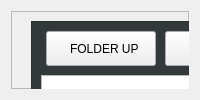
        <widget class="QWidget" name="tab">
         <attribute name="title">
          <string>- FILE -</string>
         </attribute>
         <layout class="QHBoxLayout" name="horizontalLayout_139">
          <item>
           <widget class="QFrame" name="frame_4">
            <property name="frameShape">
             <enum>QFrame::StyledPanel</enum>
            </property>
            <property name="frameShadow">
             <enum>QFrame::Raised</enum>
            </property>
            <property name="lineWidth">
             <number>0</number>
            </property>
            <widget class="QFrame" name="frame_35">
             <property name="geometry">
              <rect>
               <x>20</x>
               <y>10</y>
               <width>420</width>
               <height>501</height>
              </rect>
             </property>
             <property name="sizePolicy">
              <sizepolicy hsizetype="Fixed" vsizetype="Preferred">
               <horstretch>0</horstretch>
               <verstretch>0</verstretch>
              </sizepolicy>
             </property>
             <property name="minimumSize">
              <size>
               <width>420</width>
               <height>0</height>
              </size>
             </property>
             <property name="maximumSize">
              <size>
               <width>420</width>
               <height>16777215</height>
              </size>
             </property>
             <property name="styleSheet">
              <string notr="true">.QFrame{
    background-color: rgb(51, 57, 59);
}</string>
             </property>
             <property name="frameShape">
              <enum>QFrame::StyledPanel</enum>
             </property>
             <property name="frameShadow">
              <enum>QFrame::Raised</enum>
             </property>
             <layout class="QVBoxLayout" name="verticalLayout_37">
              <property name="spacing">
               <number>9</number>
              </property>
              <item>
               <layout class="QHBoxLayout" name="horizontalLayout_124">
                <property name="leftMargin">
                 <number>5</number>
                </property>
                <property name="rightMargin">
                 <number>5</number>
                </property>
                <item>
                 <widget class="QPushButton" name="device_folder_up_button">
                  <property name="sizePolicy">
                   <sizepolicy hsizetype="Fixed" vsizetype="Fixed">
                    <horstretch>0</horstretch>
                    <verstretch>0</verstretch>
                   </sizepolicy>
                  </property>
                  <property name="minimumSize">
                   <size>
                    <width>110</width>
                    <height>35</height>
                   </size>
                  </property>
                  <property name="maximumSize">
                   <size>
                    <width>110</width>
                    <height>35</height>
                   </size>
                  </property>
                  <property name="focusPolicy">
                   <enum>Qt::NoFocus</enum>
                  </property>
                  <property name="styleSheet">
                   <string notr="true">QPushButton {
   	font: 14pt &quot;Bebas Kai&quot;;
}</string>
                  </property>
                  <property name="text">
                   <string>  FOLDER UP</string>
                  </property>
                  <property name="icon">
                   <iconset resource="../../../probe_basic/src/probe_basic/probe_basic.qrc">
                    <normaloff>:/images/folder_up.png</normaloff>:/images/folder_up.png</iconset>
                  </property>
                  <property name="iconSize">
                   <size>
                    <width>30</width>
                    <height>17</height>
                   </size>
                  </property>
                 </widget>
                </item>
                <item>
                 <widget class="RemovableDeviceComboBox" name="removabledevicecombobox">
                  <property name="sizePolicy">
                   <sizepolicy hsizetype="Preferred" vsizetype="Fixed">
                    <horstretch>1</horstretch>
                    <verstretch>0</verstretch>
                   </sizepolicy>
                  </property>
                  <property name="minimumSize">
                   <size>
                    <width>0</width>
                    <height>35</height>
                   </size>
                  </property>
                  <property name="maximumSize">
                   <size>
                    <width>16777215</width>
                    <height>35</height>
                   </size>
                  </property>
                  <property name="focusPolicy">
                   <enum>Qt::NoFocus</enum>
                  </property>
                  <property name="styleSheet">
                   <string notr="true">font: 12pt &quot;Bebas Kai&quot;;</string>
                  </property>
                 </widget>
                </item>
                <item>
                 <widget class="QPushButton" name="device_eject_usb_button">
                  <property name="sizePolicy">
                   <sizepolicy hsizetype="Fixed" vsizetype="Fixed">
                    <horstretch>0</horstretch>
                    <verstretch>0</verstretch>
                   </sizepolicy>
                  </property>
                  <property name="minimumSize">
                   <size>
                    <width>100</width>
                    <height>35</height>
                   </size>
                  </property>
                  <property name="maximumSize">
                   <size>
                    <width>100</width>
                    <height>35</height>
                   </size>
                  </property>
                  <property name="focusPolicy">
                   <enum>Qt::NoFocus</enum>
                  </property>
                  <property name="styleSheet">
                   <string notr="true">QPushButton {
   	font: 14pt &quot;Bebas Kai&quot;;
}</string>
                  </property>
                  <property name="text">
                   <string>EJECT USB</string>
                  </property>
                 </widget>
                </item>
               </layout>
              </item>
              <item>
               <layout class="QHBoxLayout" name="horizontalLayout_125">
                <item>
                 <widget class="FileSystemTable" name="filesystemtable_2">
                  <property name="sizePolicy">
                   <sizepolicy hsizetype="Expanding" vsizetype="Expanding">
                    <horstretch>0</horstretch>
                    <verstretch>0</verstretch>
                   </sizepolicy>
                  </property>
                  <property name="focusPolicy">
                   <enum>Qt::NoFocus</enum>
                  </property>
                  <property name="styleSheet">
                   <string notr="true">FileSystemTable {
	color: black;
   	border: 1px;
	border-color: rgb(120, 120, 120);
	border-style: solid;
	background-color: rgb(238, 238, 236);
    font: 12pt &quot;Bebas Kai&quot;;
}

QHeaderView {
    background-color: rgb(220, 220, 220);
	color: black;
    border: none;
	border-radius:none;
	border-style: none;
	font: 13pt &quot;Bebas Kai&quot;;
}</string>
                  </property>
                  <property name="sizeAdjustPolicy">
                   <enum>QAbstractScrollArea::AdjustIgnored</enum>
                  </property>
                  <property name="autoScroll">
                   <bool>true</bool>
                  </property>
                  <property name="autoScrollMargin">
                   <number>50</number>
                  </property>
                  <property name="selectionMode">
                   <enum>QAbstractItemView::SingleSelection</enum>
                  </property>
                  <property name="textElideMode">
                   <enum>Qt::ElideRight</enum>
                  </property>
                  <property name="showGrid">
                   <bool>false</bool>
                  </property>
                  <property name="sortingEnabled">
                   <bool>true</bool>
                  </property>
                  <property name="hiddenColumns" stdset="0">
                   <string>2, 4,1</string>
                  </property>
                  <property name="fixedNameColumn" stdset="0">
                   <bool>true</bool>
                  </property>
                  <property name="nameColumnsWidth" stdset="0">
                   <number>250</number>
                  </property>
                  <attribute name="horizontalHeaderCascadingSectionResizes">
                   <bool>true</bool>
                  </attribute>
                 </widget>
                </item>
               </layout>
              </item>
              <item>
               <layout class="QHBoxLayout" name="horizontalLayout_126">
                <property name="spacing">
                 <number>12</number>
                </property>
                <item>
                 <widget class="QPushButton" name="device_delete_item_button">
                  <property name="sizePolicy">
                   <sizepolicy hsizetype="Fixed" vsizetype="Fixed">
                    <horstretch>0</horstretch>
                    <verstretch>0</verstretch>
                   </sizepolicy>
                  </property>
                  <property name="minimumSize">
                   <size>
                    <width>100</width>
                    <height>35</height>
                   </size>
                  </property>
                  <property name="maximumSize">
                   <size>
                    <width>100</width>
                    <height>35</height>
                   </size>
                  </property>
                  <property name="focusPolicy">
                   <enum>Qt::NoFocus</enum>
                  </property>
                  <property name="styleSheet">
                   <string notr="true">QPushButton {
   	font: 14pt &quot;Bebas Kai&quot;;
}</string>
                  </property>
                  <property name="text">
                   <string> DELETE</string>
                  </property>
                  <property name="icon">
                   <iconset resource="../../../probe_basic/src/probe_basic/probe_basic.qrc">
                    <normaloff>:/images/delete.png</normaloff>:/images/delete.png</iconset>
                  </property>
                  <property name="iconSize">
                   <size>
                    <width>14</width>
                    <height>14</height>
                   </size>
                  </property>
                 </widget>
                </item>
                <item>
                 <widget class="QPushButton" name="device_rename_item_button">
                  <property name="sizePolicy">
                   <sizepolicy hsizetype="Preferred" vsizetype="Fixed">
                    <horstretch>0</horstretch>
                    <verstretch>0</verstretch>
                   </sizepolicy>
                  </property>
                  <property name="minimumSize">
                   <size>
                    <width>90</width>
                    <height>35</height>
                   </size>
                  </property>
                  <property name="maximumSize">
                   <size>
                    <width>16777215</width>
                    <height>35</height>
                   </size>
                  </property>
                  <property name="focusPolicy">
                   <enum>Qt::NoFocus</enum>
                  </property>
                  <property name="styleSheet">
                   <string notr="true">QPushButton {
   	font: 14pt &quot;Bebas Kai&quot;;
}</string>
                  </property>
                  <property name="text">
                   <string>RENAME</string>
                  </property>
                 </widget>
                </item>
                <item>
                 <widget class="QPushButton" name="copy_from_usb_2">
                  <property name="sizePolicy">
                   <sizepolicy hsizetype="Fixed" vsizetype="Fixed">
                    <horstretch>0</horstretch>
                    <verstretch>0</verstretch>
                   </sizepolicy>
                  </property>
                  <property name="minimumSize">
                   <size>
                    <width>100</width>
                    <height>35</height>
                   </size>
                  </property>
                  <property name="maximumSize">
                   <size>
                    <width>100</width>
                    <height>35</height>
                   </size>
                  </property>
                  <property name="focusPolicy">
                   <enum>Qt::NoFocus</enum>
                  </property>
                  <property name="layoutDirection">
                   <enum>Qt::RightToLeft</enum>
                  </property>
                  <property name="styleSheet">
                   <string notr="true">QPushButton {
   	font: 14pt &quot;Bebas Kai&quot;;
    padding-right: 4px;
}</string>
                  </property>
                  <property name="text">
                   <string>TO PC  </string>
                  </property>
                  <property name="icon">
                   <iconset resource="../../../probe_basic/src/probe_basic/probe_basic.qrc">
                    <normaloff>:/images/right_arrow.png</normaloff>:/images/right_arrow.png</iconset>
                  </property>
                 </widget>
                </item>
               </layout>
              </item>
             </layout>
            </widget>
           </widget>
          </item>
         </layout>
        </widget>
